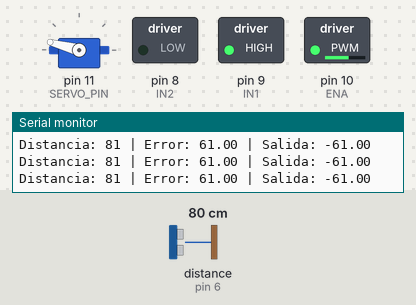
A sketch run on a simulated Arduino Uno, built with avr-gcc and run on an emulated ATmega328P. Parts: servo, switched loads named in the sketch (green lamp = pin HIGH), the last lines printed to the serial monitor. The test bench sets the inputs (shaded band); at power-on: distance to the obstacle (sensor on pin 6) 80 cm. The echo pulse lasts 58.3 µs per cm.

Above: at 1.2 s.
1.3 s: distance to the obstacle (sensor on pin 6) set to 2 cm
At 1.9 s:
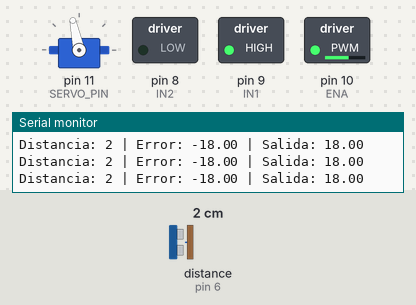
2.8 s: distance to the obstacle (sensor on pin 6) set to 35 cm
At 4.0 s:
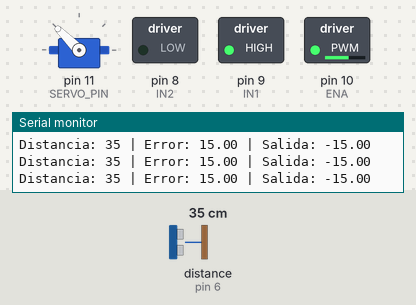
4.3 s: distance to the obstacle (sensor on pin 6) set to 120 cm
At 5.2 s:
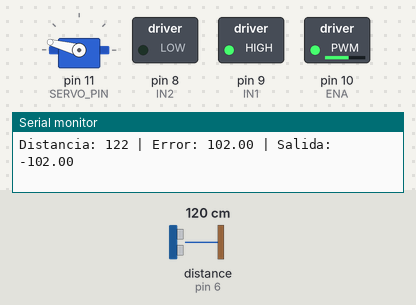
Timing chart, 0 to 7.3 s (numbered marks = the images above; inputs shaded):
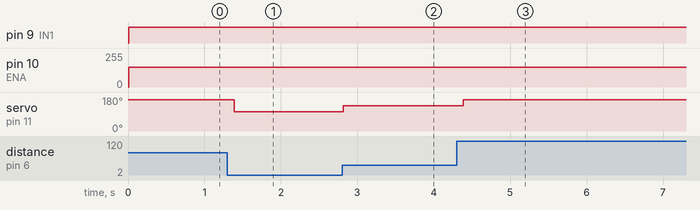

Measured:
- after the input at 1.3 s, servo on pin 11 (SERVO_PIN): 165° → 102° after 0.09 s
- after the input at 2.8 s, servo on pin 11 (SERVO_PIN): 102° → 135° at once
- after the input at 4.3 s, servo on pin 11 (SERVO_PIN): 135° → 165° after 0.08 s

The sketch:

SeguidorParedDerecha.ino
```cpp
#include <NewPing.h>
#include <Servo.h>

#define TRIG_PIN 7
#define ECHO_PIN 6
#define MAX_DISTANCE 200
#define SERVO_PIN 11
#define IN1 9
#define IN2 8
#define ENA 10

NewPing sonar(TRIG_PIN, ECHO_PIN, MAX_DISTANCE);
Servo myServo;

float Kp = -1.0; // Ganancia proporcional (ajusta este valor para mejorar la respuesta)

void setup() {
  pinMode(IN1, OUTPUT);
  pinMode(IN2, OUTPUT);
  pinMode(ENA, OUTPUT);

  myServo.attach(SERVO_PIN);
  myServo.write(120); // Servo centrado (mirando hacia adelante)

  Serial.begin(9600);
}

void loop() {
  int distance = sonar.ping_cm(); // Mide la distancia a la pared
  int desiredDistance = 20; // Queremos mantenernos a 20 cm de la pared

  // Calcula el error
  float error = distance - desiredDistance;

  // Calcula la salida proporcional
  float output = Kp * error;

  Serial.print("Distancia: ");
  Serial.print(distance);
  Serial.print(" | Error: ");
  Serial.print(error);
  Serial.print(" | Salida: ");
  Serial.println(output);

  // Control del motor (siempre hacia adelante)
  digitalWrite(IN1, HIGH);
  digitalWrite(IN2, LOW);
  analogWrite(ENA, 150);  // Velocidad del motor

  // Ajusta el ángulo del servo según la salida
  int servoAngle = 120 - output; // 120 es la posición centrada del servo
  servoAngle = constrain(servoAngle, 75, 165); // Limitar el ángulo entre 75 y 165 grados
  myServo.write(servoAngle);

  delay(100); // Pequeño retraso para permitir mediciones estables
}
```
